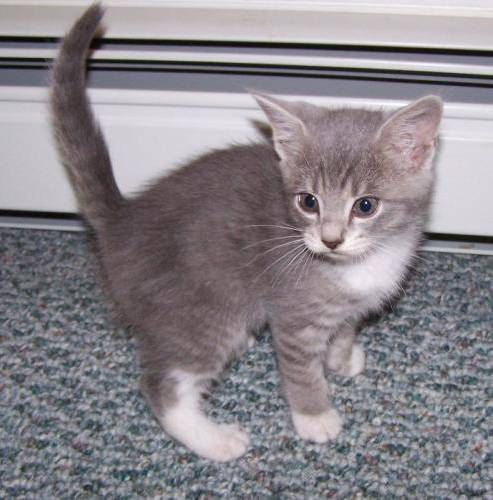
#> input picture Data_Science_and_Machine_Learning/Machine_Learning/Supervised_ML/Image_Classification/images/cats/cat.173.jpg, 493 x 500 px; its folder holds only this picture in this run
$ jupyter execute --allow-errors 'One Vs One.ipynb'
#> lines starting #> are read from the running program, lines starting #| are printed output that depends on the picture
#> further down, img is the input picture: shape (500, 493, 3); mean B, G, R 137.9, 132.3, 136.9
#> `rgb_img=cv2.resize(rgb_img,(32,32))`:
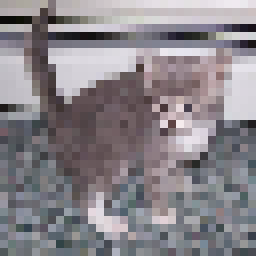
#> rgb_img: shape (32, 32, 3) (shown 8 times larger); mean R, G, B 136.5, 131.8, 137.2
## Image Multiclassification

- Implement One vs One scheme for image classification
- To Use SVM for image classification

[cell 1]
import numpy as np
import cv2
import matplotlib.pyplot as plt
import pandas as pd
import os
from pathlib import Path

### Data Preparation and Reading

[cell 2]
p=Path("../images")
dirs=p.glob("*")
labels=[]
img_data=[]

dirt={
    "cat":0,
    "dog":1,
    "horse":2,
    "human":3
}

#> (the rest of this cell did not finish here and is left out)

[cell 3]
#Converting to numpy array

img_data=np.array(img_data)
labels=np.array(labels)

img_data.shape,labels.shape
#> Out = ((1, 32, 32, 3), (0,))

## Randomly shuffle our data

[cell 4]
import random

data=list(zip(img_data,labels))
#> data = []
random.shuffle(data)

#Unzip
#> (the rest of this cell did not finish here and is left out)

## Visualise Data

[cell 5]
def draw_img(img):
    plt.imshow(img)
    plt.axis("off")
    plt.show()
    return

#> (the rest of this cell did not finish here and is left out)

### SVM Classifier

[cell 6]
class SVM:

    def __init__(self,C=1.0):
        self.C=C
        self.W=0
        self.b=0


    # [64 lines left out: functions hingeLoss, fit, not called in this run]

### We need to convert our data to One vs One Classification

[cell 7]
M=img_data.shape[0]
#> M = 1

img_data=img_data.reshape(M,-1)

img_data.shape,labels.shape
#> Out = ((1, 3072), (0,))

[cell 8]
Classes=len(np.unique(labels))
Classes

[cell 9]
def classWiseData(X,Y):
    data={}

    for i in range(Classes):
        data[i]=list()

    for i in range(X.shape[0]):
        data[Y[i]].append(X[i])

    for k in data.keys():
        data[k]=np.array(data[k])
    return data

#> (a cell that did not finish here is left out)

#> (a cell that did not finish here is left out)

## Training NC2 SVM Part

[cell 12]
# [31 lines left out: functions getDataPairsForSVM, classWiseData, not called in this run]

def trainSVMs(X,Y):
#> called with X = array of shape (1, 3072), Y = '../images/cat'
    svm=SVM()
    svm_classifiers={}

    #data=classWiseData(X,Y)

    for i in range(Classes):
        svm_classifiers[i]={}

        for j in range(i+1,Classes):
            Xpair,Ypair=getDataPairsForSVM(data[i],data[j])
            wts,bias,loss=svm.fit(Xpair,Ypair)
            svm_classifiers[i][j]=(wts,bias)
#> after the loop, svm_classifiers = 0 items

    return svm_classifiers

[cell 13]
svm_classifiers=trainSVMs(img_data,label)
#> svm_classifiers = 0 items

#> (a cell that did not finish here is left out)

## Predictions

[cell 15]
# [6 lines left out: function binaryPredict, not called in this run]


def predict(x):
    count=np.zeros((Classes,))

    for i in range(Classes):
        for j in range(i+1,Classes):
            w,b=svm_classifiers[i][j]
            #Take a majority prediction
            z=binaryPredict(x,w,b)
            if z==1:
                count[j]+=1
            else:
                count[i]+=1
#> after the loop, count = empty array

    print(count)
    return np.argmax(count)


$ run again, on Data_Science_and_Machine_Learning/Machine_Learning/Supervised_ML/Image_Classification/images/dogs/dog.116.jpg
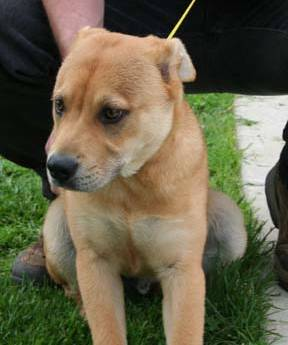
#> input picture Data_Science_and_Machine_Learning/Machine_Learning/Supervised_ML/Image_Classification/images/dogs/dog.116.jpg, 288 x 345 px
#> img is the input picture: shape (345, 288, 3); mean B, G, R 73.4, 97.3, 102.8
#> `rgb_img=cv2.resize(rgb_img,(32,32))`:
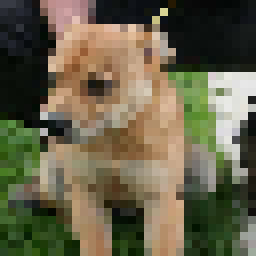
#> rgb_img: shape (32, 32, 3) (shown 8 times larger); mean R, G, B 103, 97.4, 73.6
#> data = []
#> after the loop in trainSVMs, `for i in range(Classes):`: svm_classifiers = 0 items
#> after the loop in predict, `for i in range(Classes):`: count = empty array
